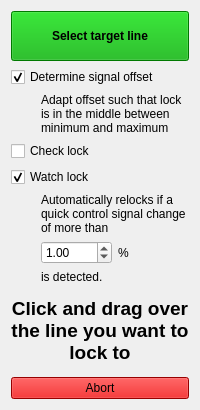
     <widget class="QWidget" name="auto_mode">
      <attribute name="title">
       <string>Auto</string>
      </attribute>
      <layout class="QVBoxLayout" name="verticalLayout_10">
       <item>
        <widget class="QWidget" name="auto_mode_not_activated" native="true">
         <layout class="QVBoxLayout" name="verticalLayout_5">
          <property name="leftMargin">
           <number>0</number>
          </property>
          <property name="topMargin">
           <number>0</number>
          </property>
          <property name="rightMargin">
           <number>0</number>
          </property>
          <property name="bottomMargin">
           <number>0</number>
          </property>
          <item>
           <widget class="QPushButton" name="selectLineToLock">
            <property name="minimumSize">
             <size>
              <width>0</width>
              <height>50</height>
             </size>
            </property>
            <property name="font">
             <font>
              <weight>75</weight>
              <bold>true</bold>
             </font>
            </property>
            <property name="styleSheet">
             <string notr="true">background: #00aa00</string>
            </property>
            <property name="text">
             <string>Select target line</string>
            </property>
           </widget>
          </item>
          <item>
           <widget class="QCheckBox" name="autoOffsetCheckbox">
            <property name="text">
             <string>Determine signal offset</string>
            </property>
            <property name="checked">
             <bool>true</bool>
            </property>
           </widget>
          </item>
          <item>
           <widget class="QLabel" name="label_9">
            <property name="sizePolicy">
             <sizepolicy hsizetype="Preferred" vsizetype="Fixed">
              <horstretch>0</horstretch>
              <verstretch>0</verstretch>
             </sizepolicy>
            </property>
            <property name="maximumSize">
             <size>
              <width>300</width>
              <height>16777215</height>
             </size>
            </property>
            <property name="text">
             <string>Adapt offset such that lock is in the middle between minimum and maximum</string>
            </property>
            <property name="textFormat">
             <enum>Qt::PlainText</enum>
            </property>
            <property name="scaledContents">
             <bool>false</bool>
            </property>
            <property name="wordWrap">
             <bool>true</bool>
            </property>
            <property name="indent">
             <number>30</number>
            </property>
           </widget>
          </item>
          <item>
           <widget class="QCheckBox" name="checkLockCheckbox">
            <property name="text">
             <string>Check lock</string>
            </property>
           </widget>
          </item>
          <item>
           <widget class="QCheckBox" name="watchLockCheckbox">
            <property name="text">
             <string>Watch lock</string>
            </property>
            <property name="checked">
             <bool>true</bool>
            </property>
           </widget>
          </item>
          <item>
           <widget class="QLabel" name="label_8">
            <property name="maximumSize">
             <size>
              <width>300</width>
              <height>16777215</height>
             </size>
            </property>
            <property name="text">
             <string>Automatically relocks if a quick control signal change of more than</string>
            </property>
            <property name="wordWrap">
             <bool>true</bool>
            </property>
            <property name="margin">
             <number>0</number>
            </property>
            <property name="indent">
             <number>30</number>
            </property>
           </widget>
          </item>
          <item>
           <layout class="QHBoxLayout" name="horizontalLayout_5">
            <property name="leftMargin">
             <number>30</number>
            </property>
            <item>
             <widget class="QDoubleSpinBox" name="watch_lock_threshold">
              <property name="maximum">
               <double>50.000000000000000</double>
              </property>
              <property name="value">
               <double>1.000000000000000</double>
              </property>
             </widget>
            </item>
            <item>
             <widget class="QLabel" name="label_15">
              <property name="text">
               <string>%</string>
              </property>
             </widget>
            </item>
           </layout>
          </item>
          <item>
           <widget class="QLabel" name="label_16">
            <property name="maximumSize">
             <size>
              <width>300</width>
              <height>16777215</height>
             </size>
            </property>
            <property name="text">
             <string>is detected.</string>
            </property>
            <property name="indent">
             <number>30</number>
            </property>
           </widget>
          </item>
         </layout>
        </widget>
       </item>
       <item>
        <widget class="QWidget" name="auto_mode_activated" native="true">
         <layout class="QVBoxLayout" name="verticalLayout_7">
          <property name="leftMargin">
           <number>0</number>
          </property>
          <property name="topMargin">
           <number>0</number>
          </property>
          <property name="rightMargin">
           <number>0</number>
          </property>
          <property name="bottomMargin">
           <number>0</number>
          </property>
          <item>
           <widget class="QLabel" name="label_2">
            <property name="text">
             <string>&lt;html&gt;&lt;head/&gt;&lt;body&gt;&lt;p align="center"&gt;&lt;span style=" font-size:14pt; font-weight:600;"&gt;Click and drag over the line you want to lock to&lt;/span&gt;&lt;/p&gt;&lt;/body&gt;&lt;/html&gt;</string>
            </property>
            <property name="scaledContents">
             <bool>false</bool>
            </property>
            <property name="alignment">
             <set>Qt::AlignCenter</set>
            </property>
            <property name="wordWrap">
             <bool>true</bool>
            </property>
           </widget>
          </item>
          <item>
           <widget class="QPushButton" name="abortLineSelection">
            <property name="styleSheet">
             <string notr="true">background-color: #d40000;</string>
            </property>
            <property name="text">
             <string>Abort</string>
            </property>
           </widget>
          </item>
         </layout>
        </widget>
       </item>
      </layout>
     </widget>
